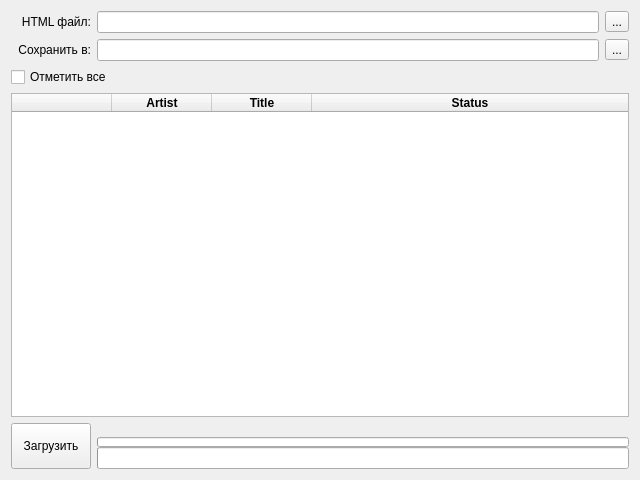
<?xml version="1.0" encoding="UTF-8"?>
<ui version="4.0">
 <class>MainWindow</class>
 <widget class="QMainWindow" name="MainWindow">
  <property name="geometry">
   <rect>
    <x>0</x>
    <y>0</y>
    <width>640</width>
    <height>480</height>
   </rect>
  </property>
  <property name="windowTitle">
   <string>vk_audio</string>
  </property>
  <widget class="QWidget" name="centralWidget">
   <layout class="QGridLayout" name="gridLayout">
    <item row="1" column="2">
     <widget class="QToolButton" name="saveBrowse">
      <property name="text">
       <string>...</string>
      </property>
     </widget>
    </item>
    <item row="0" column="0">
     <widget class="QLabel" name="pathLabel">
      <property name="text">
       <string>HTML файл:</string>
      </property>
      <property name="alignment">
       <set>Qt::AlignRight|Qt::AlignTrailing|Qt::AlignVCenter</set>
      </property>
     </widget>
    </item>
    <item row="0" column="2">
     <widget class="QToolButton" name="pathBrowse">
      <property name="text">
       <string>...</string>
      </property>
     </widget>
    </item>
    <item row="1" column="1">
     <widget class="QLineEdit" name="saveLine">
      <property name="readOnly">
       <bool>true</bool>
      </property>
     </widget>
    </item>
    <item row="0" column="1">
     <widget class="QLineEdit" name="pathLine">
      <property name="readOnly">
       <bool>true</bool>
      </property>
     </widget>
    </item>
    <item row="1" column="0">
     <widget class="QLabel" name="saveLabel">
      <property name="text">
       <string>Сохранить в:</string>
      </property>
      <property name="alignment">
       <set>Qt::AlignRight|Qt::AlignTrailing|Qt::AlignVCenter</set>
      </property>
     </widget>
    </item>
    <item row="3" column="0" colspan="3">
     <widget class="QTableWidget" name="audioTable">
      <property name="editTriggers">
       <set>QAbstractItemView::NoEditTriggers</set>
      </property>
      <property name="selectionMode">
       <enum>QAbstractItemView::SingleSelection</enum>
      </property>
      <property name="selectionBehavior">
       <enum>QAbstractItemView::SelectRows</enum>
      </property>
      <property name="verticalScrollMode">
       <enum>QAbstractItemView::ScrollPerPixel</enum>
      </property>
      <property name="horizontalScrollMode">
       <enum>QAbstractItemView::ScrollPerPixel</enum>
      </property>
      <attribute name="horizontalHeaderStretchLastSection">
       <bool>true</bool>
      </attribute>
      <column>
       <property name="text">
        <string/>
       </property>
       <property name="font">
        <font>
         <weight>75</weight>
         <bold>true</bold>
        </font>
       </property>
      </column>
      <column>
       <property name="text">
        <string>Artist</string>
       </property>
       <property name="font">
        <font>
         <weight>75</weight>
         <bold>true</bold>
        </font>
       </property>
      </column>
      <column>
       <property name="text">
        <string>Title</string>
       </property>
       <property name="font">
        <font>
         <weight>75</weight>
         <bold>true</bold>
        </font>
       </property>
      </column>
      <column>
       <property name="text">
        <string>Status</string>
       </property>
       <property name="font">
        <font>
         <weight>75</weight>
         <bold>true</bold>
        </font>
       </property>
      </column>
     </widget>
    </item>
    <item row="4" column="0">
     <widget class="QPushButton" name="start">
      <property name="sizePolicy">
       <sizepolicy hsizetype="Preferred" vsizetype="Preferred">
        <horstretch>0</horstretch>
        <verstretch>0</verstretch>
       </sizepolicy>
      </property>
      <property name="text">
       <string>Загрузить</string>
      </property>
     </widget>
    </item>
    <item row="4" column="1" colspan="2">
     <layout class="QGridLayout" name="progressLayout">
      <property name="spacing">
       <number>0</number>
      </property>
      <item row="0" column="0">
       <widget class="QLabel" name="songName">
        <property name="text">
         <string/>
        </property>
       </widget>
      </item>
      <item row="1" column="0">
       <widget class="QProgressBar" name="songProgress">
        <property name="maximumSize">
         <size>
          <width>16777215</width>
          <height>10</height>
         </size>
        </property>
        <property name="value">
         <number>0</number>
        </property>
        <property name="textVisible">
         <bool>false</bool>
        </property>
       </widget>
      </item>
      <item row="2" column="0">
       <widget class="QProgressBar" name="progress">
        <property name="value">
         <number>0</number>
        </property>
        <property name="textVisible">
         <bool>false</bool>
        </property>
        <property name="format">
         <string>%p%</string>
        </property>
       </widget>
      </item>
     </layout>
    </item>
    <item row="2" column="0" colspan="3">
     <widget class="QCheckBox" name="checkAll">
      <property name="text">
       <string>Отметить все</string>
      </property>
     </widget>
    </item>
   </layout>
  </widget>
  <widget class="QMenuBar" name="menuBar">
   <property name="geometry">
    <rect>
     <x>0</x>
     <y>0</y>
     <width>640</width>
     <height>21</height>
    </rect>
   </property>
  </widget>
 </widget>
 <layoutdefault spacing="6" margin="11"/>
 <resources/>
 <connections/>
</ui>
